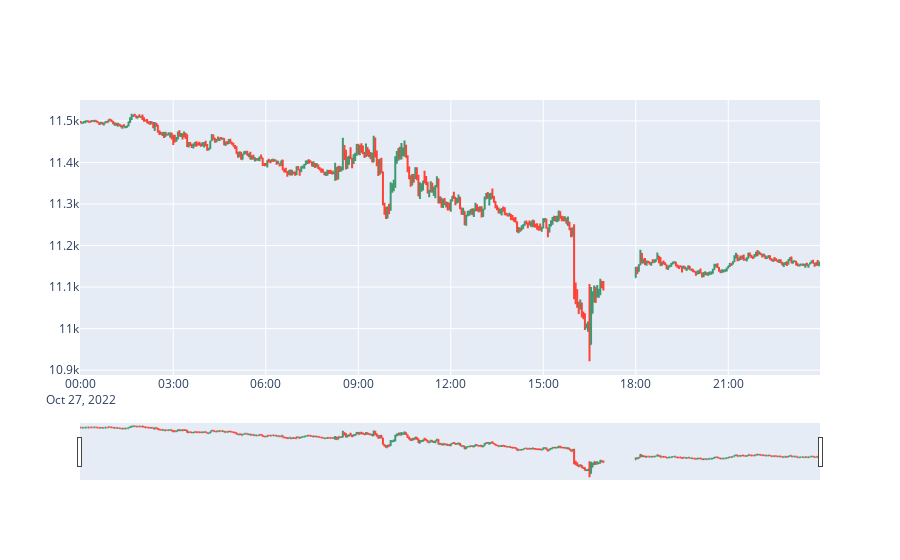

Here is the notebook cell this chart was saved with:
### Markdown cell above
### Visualize 3 min OHLC

### Code cell
import plotly.graph_objects as go
hovertext=[]
for i in range(len(nq_3min['Open'])):
    hovertext.append('Open: '+str(nq_3min['Open'][i])+'<br>Close: '+ str(nq_3min['Close'][i]))
fig = go.Figure(data=go.Ohlc(x=nq_3min.index, open=nq_3min['Open'], high=nq_3min['High'],  
                low=nq_3min['Low'], close=nq_3min['Close'], text= hovertext, hoverinfo='text'))
fig.show()

### Figure 1 — Plotly figure (JSON) as saved in the notebook; plotly's stock layout.template omitted (floating-point values rounded to 4 significant figures; data arrays with more than 128 entries replaced by an {"elided": "..."} marker saying what was removed)
{"data": [{"close": {"elided": "460 float values"}, "high": {"elided": "460 float values"}, "hoverinfo": "text", "low": {"elided": "460 float values"}, "open": {"elided": "460 float values"}, "text": {"elided": "460 str values"}, "type": "ohlc", "x": {"elided": "460 str values"}}], "layout": {}}
